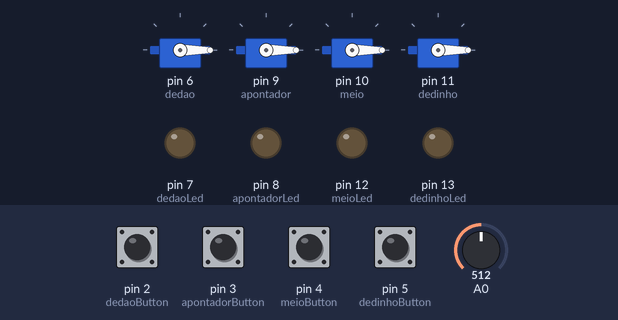
The sketch below on a simulated Arduino Uno, built with avr-gcc and run on an emulated ATmega328P. Parts: 4 × servo, output pins drawn as LEDs (lit = HIGH). Inputs (shaded band) come from the test bench; at power-on: pin 2 (dedaoButton), pin 3 (apontadorButton), pin 4 (meioButton), pin 5 (dedinhoButton) LOW, A0 = 512.

Above: at 1.2 s.
1.3 s: pin 2 (dedaoButton) pulled HIGH for 0.15 s
At 1.37 s:
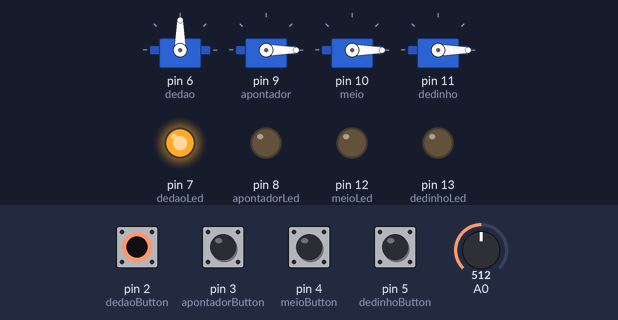
2.9 s: pin 3 (apontadorButton) pulled HIGH for 0.15 s
At 2.97 s:
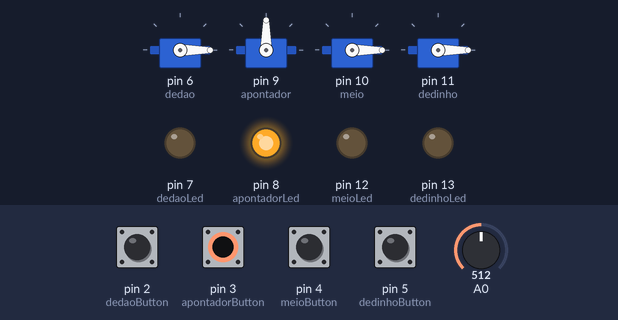
4.5 s: pin 4 (meioButton) pulled HIGH for 0.15 s
At 4.57 s:
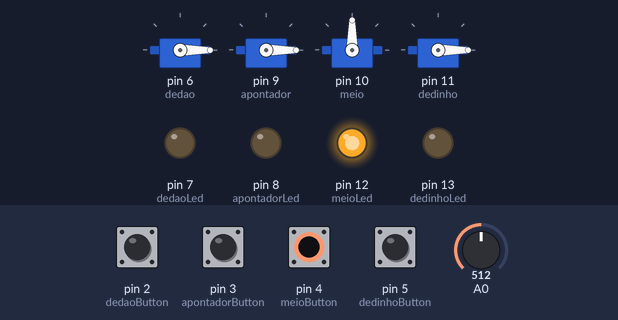
6.1 s: pin 5 (dedinhoButton) pulled HIGH for 0.15 s
At 6.17 s:
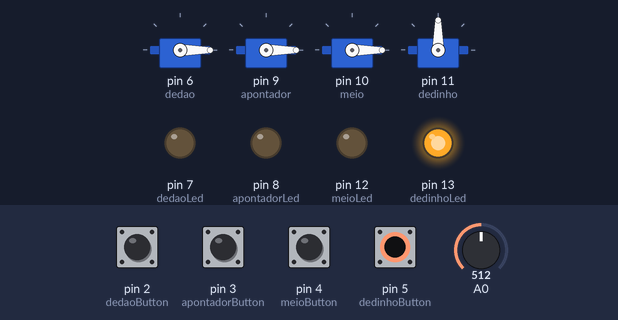
7.7 s: pin 2 (dedaoButton) driven HIGH and pin 3 (apontadorButton) driven HIGH
At 8.9 s:
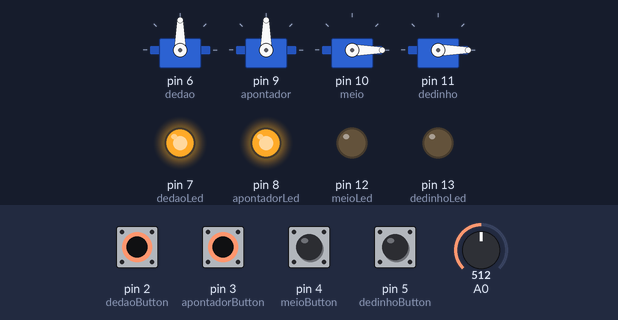
9.2 s: A0 set to 716
At 10.3 s:
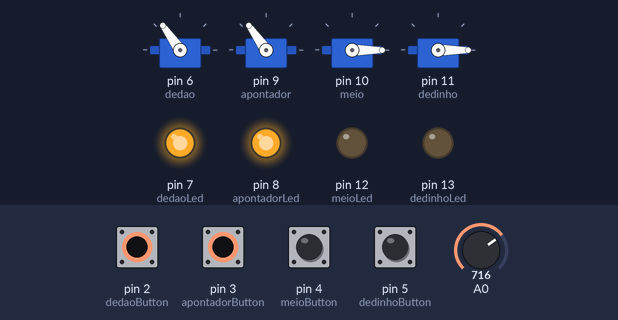
Timing chart, 0 to 11.7 s (numbered marks = the images above; inputs shaded):
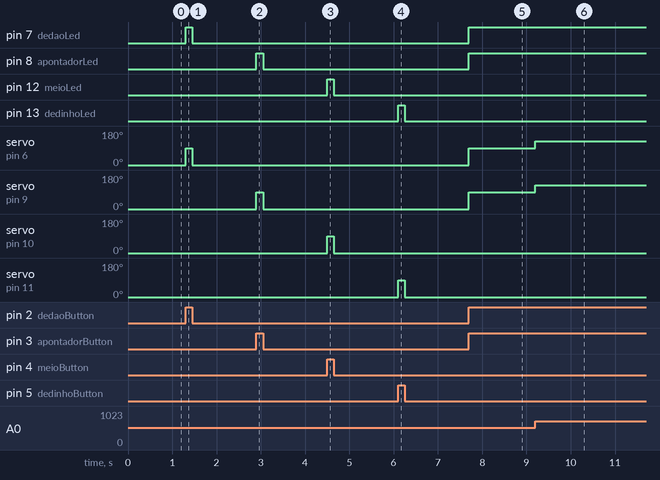

Measured:
- after the input at 1.3 s, pin 7 (dedaoLed): LOW → HIGH at once, → LOW 0.15 s later; servo on pin 6 (dedao): 0° → 90° at once, → 0° 0.15 s later
- after the input at 2.9 s, pin 8 (apontadorLed): LOW → HIGH at once, → LOW 0.15 s later; servo on pin 9 (apontador): 0° → 90° at once, → 0° 0.15 s later
- after the input at 4.5 s, pin 12 (meioLed): LOW → HIGH at once, → LOW 0.15 s later; servo on pin 10 (meio): 0° → 90° at once, → 0° 0.15 s later
- after the input at 6.1 s, pin 13 (dedinhoLed): LOW → HIGH at once, → LOW 0.15 s later; servo on pin 11 (dedinho): 0° → 90° at once, → 0° 0.15 s later
- after the input at 7.7 s, pin 7 (dedaoLed), pin 8 (apontadorLed): LOW → HIGH at once; servo on pin 6 (dedao), servo on pin 9 (apontador): 0° → 90° at once
- after the input at 9.2 s, servo on pin 6 (dedao), servo on pin 9 (apontador): 90° → 125° at once

The sketch:

simplecontroler.ino
```cpp
#include <Servo.h>

const int dedaoButton = 2;
const int apontadorButton = 3;
const int meioButton = 4;
const int dedinhoButton = 5;

int dedaoState = 0;
int apontadorState = 0;
int meioState = 0;
int dedinhoState = 0;

const int dedaoLed = 7;
const int apontadorLed = 8;
const int meioLed = 12;
const int dedinhoLed = 13;

int potValue;
int mapPotValue;

Servo dedao;
Servo apontador;
Servo meio;
Servo dedinho;


void setup()
{
  Serial.begin(9600);

  pinMode(dedaoButton, INPUT);
  pinMode(apontadorButton, INPUT);
  pinMode(meioButton, INPUT);
  pinMode(dedinhoButton, INPUT);

  pinMode(dedaoLed, OUTPUT);
  pinMode(apontadorLed, OUTPUT);
  pinMode(meioLed, OUTPUT);
  pinMode(dedinhoLed, OUTPUT);

  dedao.attach(6);
  apontador.attach(9);
  meio.attach(10);
  dedinho.attach(11);
}

void loop()
{
  int potValue = analogRead(A0);
  mapPotValue = map(potValue,0,1023,0,180);

  dedaoState = digitalRead(dedaoButton);
  apontadorState = digitalRead(apontadorButton);
  meioState = digitalRead(meioButton);
  dedinhoState = digitalRead(dedinhoButton);

  if (dedaoState == HIGH) {
    digitalWrite(dedaoLed, HIGH);
    dedao.write(mapPotValue);
  } else {
    digitalWrite(dedaoLed, LOW);
    dedao.write(0);
  }

  if (apontadorState == HIGH) {
    digitalWrite(apontadorLed, HIGH);
    apontador.write(mapPotValue);
  } else {
    digitalWrite(apontadorLed, LOW);
    apontador.write(0);
  }


  if (meioState == HIGH) {
    digitalWrite(meioLed, HIGH);
    meio.write(mapPotValue);
  } else {
    digitalWrite(meioLed, LOW);
    meio.write(0);
  }


  if (dedinhoState == HIGH) {
    digitalWrite(dedinhoLed, HIGH);
    dedinho.write(mapPotValue);
  } else {
    digitalWrite(dedinhoLed, LOW);
    dedinho.write(0);
  }
}
```
